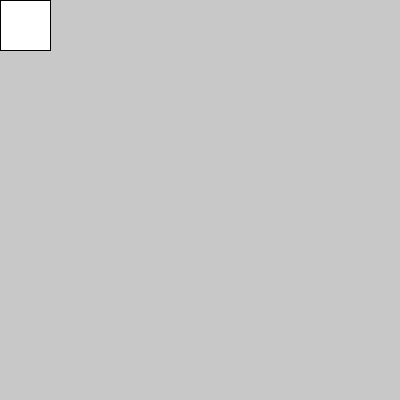
Frame 1 (no input)
Frame 60 (the mouse pressed at the canvas centre just before this capture): identical to frame 1, image omitted
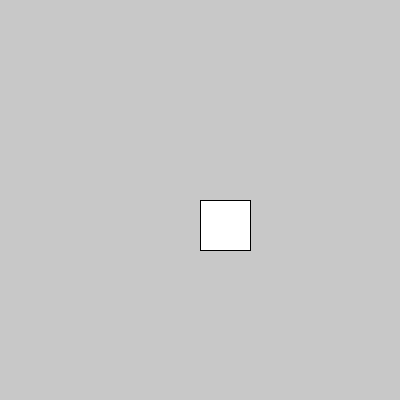
Frame 120 (the mouse held since frame 60 and released just before this capture)

The Processing sketch that drew these frames (run headless with seeded random() and noise(); from frame 60 on, the mouse is pressed at the canvas centre):

// Processing sketch: mouse_saltando_grillas
// ── mouse_saltando_grillas.pde
void setup(){
  size(400, 400);
  textSize(40);
}

void draw(){
  background(200);
  rect((mouseX/50) * 50, (mouseY/50) * 50, 50, 50);
  //text(mouseX/50, mouseX, mouseY);
}
